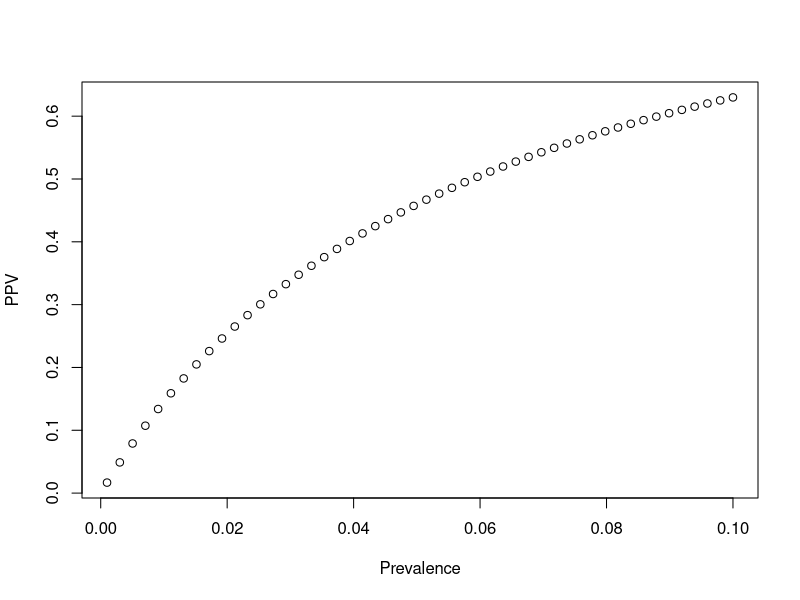
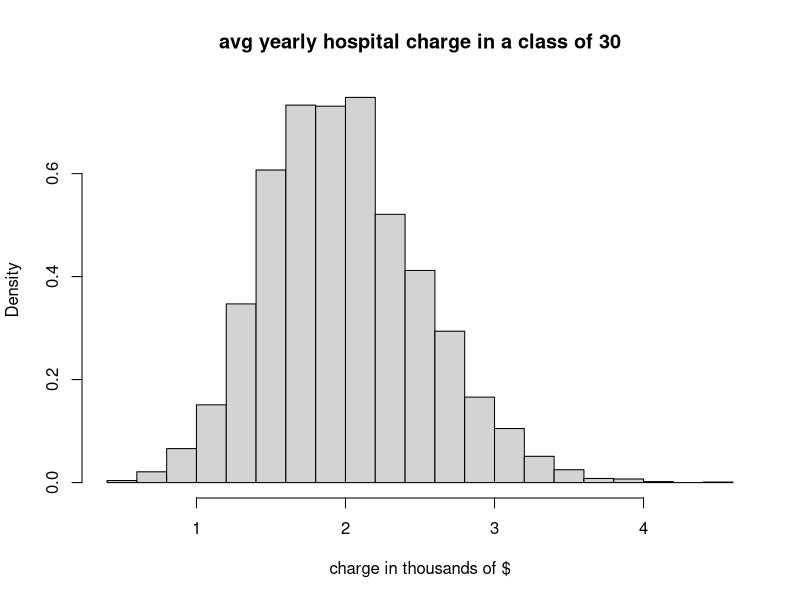
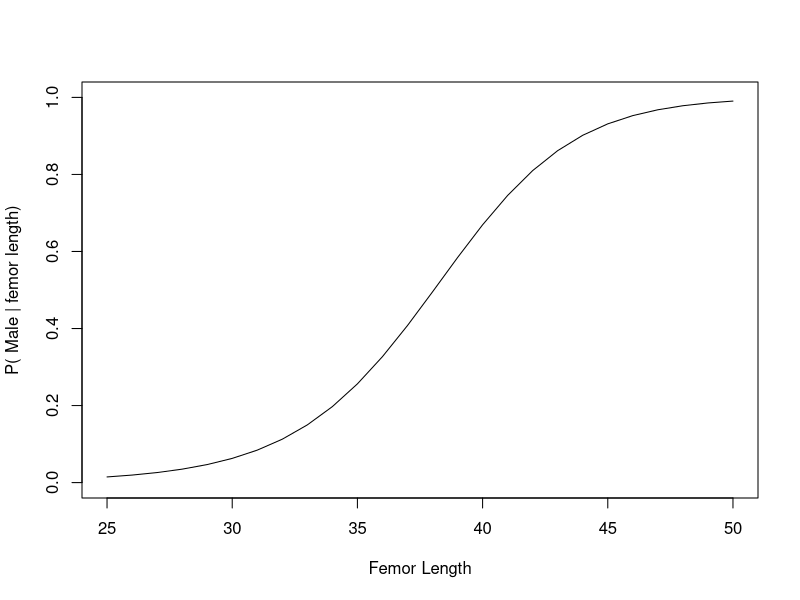
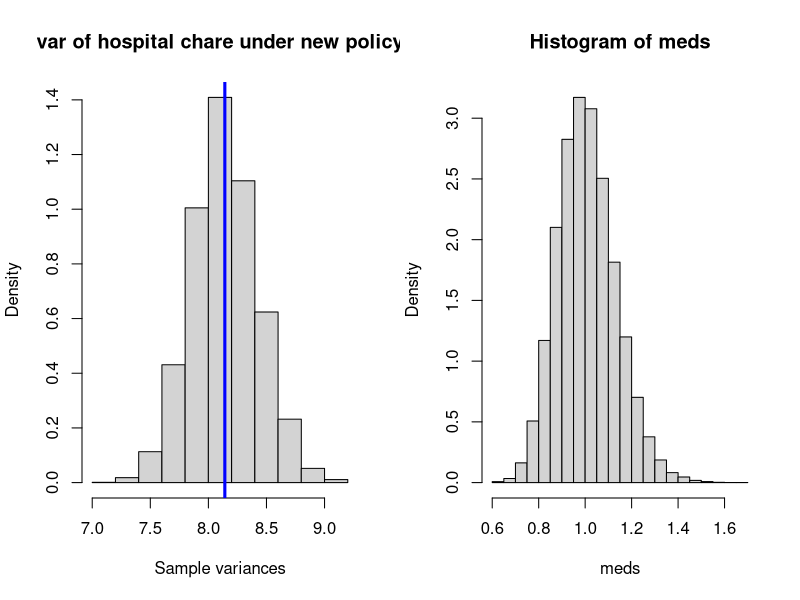
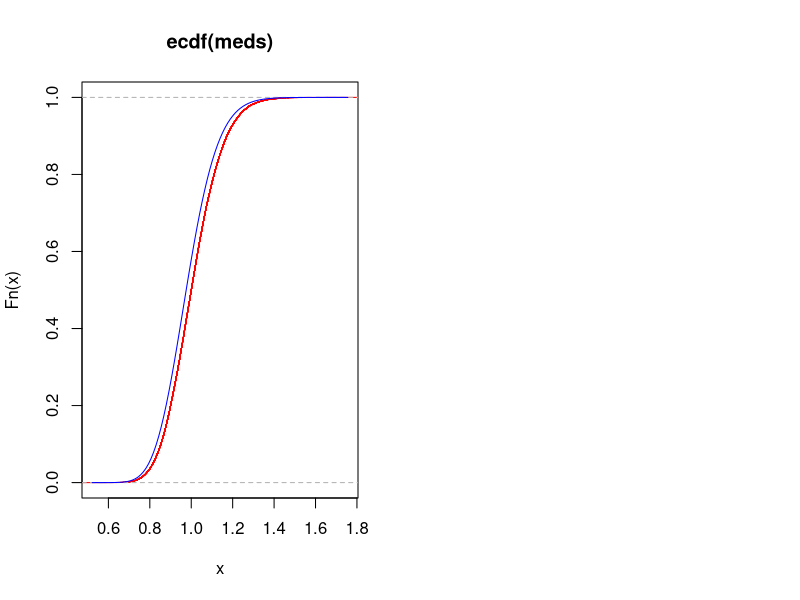

R code for these plots, in order: (Note: this script raises an error after producing the figures.)
## ---- chunk 1
require(magrittr)
require(dplyr)

game <- function(N){
  if(N<3) stop("Must have at least 3 doors")
  prize <- sample(c(rep("goat",N-1),"car"), N)
  guess <- sample(1:N,1)
  game <- data.frame(door = 1:N, prize = prize, stringsAsFactors = FALSE) %>% 
    mutate(first_guess = case_when(
      door == guess ~ 1
      , TRUE ~ 0
    )) %>% 
    mutate(potential_reveal = case_when(
        first_guess == 1 ~ 0
      , prize == "car" ~ 0
      , TRUE ~ 1
    )) %>% 
    mutate(reveal = 1*(rank(potential_reveal, ties.method = "random") == 3)) %>% 
    mutate(potential_switch = case_when(
      first_guess == 1 ~ 0
      , reveal == 1 ~ 0
      , TRUE ~ 1
    )) %>% 
    mutate(switch = 1*(rank(potential_switch, ties.method = "random") == 3))
  c(game$prize[game$first_guess == 1], game$prize[game$switch == 1])
}
## ---- chunk 2
stay_win <- NA
N <- 4
for (i in 1:3000) {
  if (game(N)[1] == "car") {
    stay_win[i] <- 1 
  }
  else {
    stay_win[i] <- 0
  }
}

switch_win <- NA
N <- 4
for (i in 1:3000) {
  if (game(N)[2] == "car") {
    switch_win[i] <- 1 
  }
  else {
    switch_win[i] <- 0
  }
}

print(paste0("the probability of winning car with strategy 1:  ",round(mean(stay_win),5)))
print("This makes sence the probability of winning with strategy 1 should be 1/4 because in order to win with strategy 1 you need to pick right on the first guess - where you have a 25% chance given 4 doors.")
print(paste0("the probability of winning car with strategy 2:  ",round(mean(switch_win),5)))
## ---- chunk 3
print(paste0("the probability of winning car with at least one of the strategies is:  ",(round(mean(stay_win),5) + round(mean(switch_win),5))))
print("Because the strategies are mutually exclusive the prob that at least one will win a car is just the addition of the two probabilities.")
## ---- chunk 4
perc <- (stay_win+switch_win) %>% t.test(conf.level = 0.99)
lower_bound <- perc$conf.int[1]
upper_bound <- perc$conf.int[2]
print(paste0("The confidence interval at 99% confidence is between:  ",(round(lower_bound,5)), " and ", (round(upper_bound,5))))
## ---- chunk 5
# negative predictive value = P(T-D-) / (P(T-D-) + P(T-D+))
p_tn_dn = 0.94905
p_tn_dp = 0.00015
neg_pred_val = p_tn_dn / (p_tn_dn + p_tn_dp)
print(paste0("the negative predictive value is:  ",
             round(neg_pred_val,5)))
## ---- chunk 6
# positive predictive value = P(T+D+) / (P(T+D+) + P(T+D-))
# prevalence <- sequence(0.001, 0.1, length = 50)
prevalence <- seq(0.001, 0.1, length.out = 50)
p_tp_dp <- 0.85*prevalence
p_tn_dp <- 0.001 - p_tp_dp
p_tn_dn <- 0.999*0.95
p_tp_dn <- 0.999 - p_tn_dn
ppv <- (p_tp_dp) / (p_tp_dp + p_tp_dn)
plot(prevalence, ppv, xlab = "Prevalence", ylab = "PPV")
## ---- chunk 7
hospital_charges <- function(N){
  group <- rbinom(N, 1, 0.5)
  charges <- 0*group + rgamma(N, shape = 2, scale = 2)*(1-group)
  charges
}
## ---- chunk 8
nindith_percentile <- quantile(hospital_charges(10000000), 0.9)
print(paste0("the 90th percentile of yearly hospital charges will be :  ",
             round(nindith_percentile,5), " (thousands of $)"))
## ---- chunk 9
R <- 5000
out <- rep(NA, R)
for(i in 1:R){
  out[i] <- mean(hospital_charges(30))
}
hist(out, main = "avg yearly hospital charge in a class of 30", freq = FALSE, xlab = "charge in thousands of $")
## ---- chunk 10
R <- 50000
not_pass <- rep(NA, R)
for(i in 1:R){
  if (sort(hospital_charges(30))[10] == 0)
    not_pass[i] = 0
  else 
    not_pass[i] = 1
}
prob_less <- mean(not_pass)
print(paste0("prob of a class with less than 10 students with zero yearly hospital charges: ", prob_less))
## ---- chunk 11
prob_pers_bet <- pnorm(104,80,15) - pnorm(70,80,15)
print(paste0("prob a random person lies between 70 and 104 mmHg is: ", prob_pers_bet))
## ---- chunk 12
# (P(FL = 40 | sex = m)P(M)) / (P(FL=40 | sex = m)(P(m)) + p(FL = 40 | sex = f)(P(f)))   )
prob_37_male <- dnorm(37, mean= 40, sd= 3.4)
prob_37_female <- dnorm(37, mean= 36, sd= 3.3)
prob_was_male <- prob_37_male*0.5 / ((prob_37_male*0.5)+(prob_37_female*0.5))

print(paste0("probability that 40cm femur was from male : ",
             prob_was_male))
## ---- chunk 13
femor_length <- 25:50
prob_fem_male <- dnorm(femor_length, mean= 40, sd= 3.4)
prob_fem_female <- dnorm(femor_length, mean= 36, sd= 3.3)
prob_male <- prob_fem_male*0.5 / ((prob_fem_male*0.5)+(prob_fem_female*0.5))
plot.new()
plot.window(xlim = c(25,50), ylim = c(0,1))
lines(femor_length, prob_male)
axis(1)
axis(2)
box()
title(xlab = "Femor Length", ylab = "P( Male | femor length)")
## ---- chunk 14
hospital_charges <- function(N){
  group <- rbinom(N, 1, 0.5)
  charges <- 0*group + rgamma(N, shape = 2, scale = 2)*(1-group)
  charges
}
## ---- chunk 15
exp_val <- mean(hospital_charges(1000000))
print(paste0("expected value of yearly hospital charges is : ",
             round(exp_val,5)))
## ---- chunk 16
out <- hospital_charges(1000000)
for (i in 1:1000000){
  if (out[i] > 10) {
    out[i] = 10}
  else {
    out[i] = out[i]}
}
max(out) # sanity check
exp_val2 <- mean(out)
print(paste0("the new expected value of hospital charges is : ",
             round(exp_val2,5)))
## ---- chunk 17
M <- 5000
out <- hospital_charges(5000)
out2 <- rep(NA, M)
for(i in 1:M){
  out2[i] <- sample(out, replace = TRUE) %>% var
}

obs_var <- var(out)
par(mfrow = c(1,2))
hist(out2, freq = FALSE, main = "var of hospital chare under new policy", xlab = "Sample variances")
abline(v = obs_var, col = "blue", lwd = 3)
## ---- chunk 18
meds <- NA
for (i in seq(1,50000)){
  qwe<-rlnorm(101,0, 1)
  meds[i] <- median(qwe)
}
hist(meds,freq = F)
## ---- chunk 19
Fk <- function(x,k,n){
  pbinom(k-1, n, plnorm(x), lower.tail = FALSE)
}
in_c <- ecdf(meds)
plot(in_c,col='red')
curve(Fk(x, 50, 101), add = TRUE, col = "blue")
## ---- chunk 20
R <- 50000
set.seed(45)
data <- rlnorm(101,0,1)

sampdist <- rep(NA, R)
for(i in 1:R){
  b <- sample(data, length(data), replace = TRUE)
  sampdist[i] <- median(b)
}

med_dist = quantile(sampdist, 0.975) - quantile(sampdist, 0.025)

R <- 50000
set.seed(45)
data <- rlnorm(101,0,1)
sampdist25 <- rep(NA, R)
for(i in 1:R){
  b <- sample(data, length(data), replace = TRUE)
  sampdist25[i] <- quantile(b, 0.25)
}

twentfive_dist = quantile(sampdist25, 0.975) - quantile(sampdist25, 0.025)

R <- 50000
set.seed(45)
data <- rlnorm(101,0,1)
sampdist75 <- rep(NA, R)
for(i in 1:R){
  b <- sample(data, length(data), replace = TRUE)
  sampdist75[i] <- quantile(b, 0.75)
}
sevenfive_dist = quantile(sampdist75, 0.975) - quantile(sampdist75, 0.025)

print(paste0("at 25th quantilte :", twentfive_dist))
print(paste0("at 50th quantilte :", med_dist))
print(paste0("at 75th quantilte :", sevenfive_dist))
## ---- chunk 21
Hmisc::getHdata(nhgh)
d1 <- nhgh[1:500,]
## ---- chunk 22
ht_male_ab18 <- d1 %>%
  filter(sex=="male") %>% 
  filter(age > 18) %>% 
  select(ht)

dat.mean<- mean(ht_male_ab18$ht)
dat.sd <- sd(ht_male_ab18$ht)
data.len<-length(ht_male_ab18$ht)
hist(rnorm(data.len,dat.mean,dat.sd),freq = F)
curve(dnorm(x,dat.mean,dat.sd),add=T,from=0,to=200)
## ---- chunk 23
bmi_female_ab18 <- d1 %>%
  filter(sex=="female") %>% 
  filter(age > 18) %>% 
  select(wt)
xbar <- mean(bmi_female_ab18$wt)
s2 <- var(bmi_female_ab18$wt)
shape <- (xbar^2) / s2
scale <- s2/xbar
Fbmi <- function(x){
  pgamma(x,shape = shape,scale = scale)
}             
# Cumalitive Density function 
plot(ecdf(bmi_female_ab18$wt))
curve(Fbmi(x),add = T, col='blue')
# Prob Density 
# est density func
fwt <- function(x){
  dgamma(x,shape = shape,scale = scale)
}   
hist(bmi_female_ab18$wt,freq = F)
curve(fwt(x),add=T,col='blue')
## ---- chunk 24
Hmisc::getHdata(nhgh)
d1 <- nhgh[1:500,]

scr_data <- d1 %>%
  select(age,SCr)%>%
  filter(age>18)
scr_data <- na.omit(scr_data)
ecdfstar <- function(t, data, smooth){
  outer(t, data, function(a,b){ pnorm(a, b, smooth)}) %>% rowMeans
}
# just checking all is good here 
# density plot is below
plot(ecdf(scr_data$SCr), main = "")
curve(ecdfstar(x, scr_data$SCr, smooth = 0), add = TRUE, lwd = 3, col = "blue")
sample.dist <- NA
    ecdfstar <- function(t, data, smooth=0){
    outer(t, data, function(a,b){ pnorm(a, b, smooth)}) %>% rowMeans
    }
    
    tbl <- data.frame(
    x = seq(min(scr_data$SCr)-sd(scr_data$SCr),max(scr_data$SCr) + sd(scr_data$SCr),by = 0.01)
)
    
tbl$p <- ecdfstar(tbl$x, scr_data$SCr, smooth=1)
tbl <- tbl[!duplicated(tbl$p),]
qkde <- function(ps, tbl){
  rows <- cut(ps, tbl$p, labels = FALSE)
  tbl[rows, "x"]
}

# this is my density plot
ps<-runif(1000)
Y<-na.omit(qkde(ps,tbl))
hist(scr_data$SCr,freq = F, ylim = c(0, 2), breaks = 60)
lines(density(scr_data$SCr,
        adjust= 1.5,kernel = 'gaussian'), col = "blue")
## ---- chunk 25
bwt <- MASS::birthwt
## ---- chunk 26
R <- 100000
means <- rep(NA, R)
data <- bwt %>% filter(smoke == 1)
for(i in 1:R){
  s <- sample(data$bwt, length(data$bwt), replace = TRUE)
  means[i] <- mean(s, na.rm = TRUE)
}
alpha <- 0.05
lower_bound <- means %>% quantile(alpha/2)
upper_bound <- means %>% quantile(1-alpha/2)

print(paste0("The 95% confidence interval for mean birthweight of infants from smoking mothers is between: ",
             round(lower_bound,5), " and ", round(upper_bound,5)))
## ---- chunk 27
data <- bwt %>% filter(smoke == 1)
cent_lim_t <- t.test(data$bwt) 
lower_bound <- cent_lim_t$conf.int[1]
upper_bound <- cent_lim_t$conf.int[2]
print(paste0("The 95% confidence interval for mean birthweight of infants from smoking mothers is between: ",
             round(lower_bound,5), " and ", round(upper_bound,5)))
## ---- chunk 28
# using simulation / bootstrapping
data(birthwt, package = "MASS")
R <- 100000
means <- rep(NA, R)
yes_smoke <- birthwt %>% filter(smoke == 1)
non_smoke <- birthwt %>% filter(smoke == 0)
for(i in 1:R){
  s_smoke <- sample(yes_smoke$bwt, length(yes_smoke$bwt), replace = TRUE)
  s_non <- sample(non_smoke$bwt, length(non_smoke$bwt), replace = TRUE)
  means[i] <- mean(s_smoke, na.rm = TRUE) / mean(s_non, na.rm = TRUE)
}
alpha <- 0.05
lower_bound <- means %>% quantile(alpha/2)
upper_bound <- means %>% quantile(1-alpha/2)
print(paste0("The 95% confidence interval for ratio of birthrate of smoking mother to non-smoking is from : ",
             round(lower_bound,5), " and ", round(upper_bound,5)))
## ---- chunk 29
# study 1 
prop.test(c(30,35), c(70,65))
# Ho: risk of complication_open = risk of complication_lap
# Ha: risk of complication_open != risk of complication_lap
# we fail to reject Ho - inconclusive
# the p-value is 0.2694 which means that we would reject Ho IF we used a confidence interval of (1 - 0.2694) instead of the current 0.95 ci


# study 2
prop.test(c(600,619), c(1400,1381))
# Ho: risk of complication_open = risk of complication_lap
# Ha: risk of complication_open != risk of complication_lap
# we fail to reject Ho - inconclusive
# the p-value is 0.3143 which means that we would reject Ho IF we used a confidence interval of (1 - 0.3143) instead of the current 0.95 ci
## ---- chunk 30
# study 1 
prop.test(c(30,35), c(70,65))
# inconclusive - because the confidence interval (-0.29 to 0.072) stradels the equivalence threshold (-0.06 to 0.06)

# study 2
prop.test(c(600,619), c(1400,1381))
# can conclude a conclusive similarity ibecause the confidence interval (-0.056 to 0.017) falls within the equivalence threshold (-0.06 to 0.06)
## ---- chunk 31
prop.test(c(600+30,619+35), c(1400+70,1381+65))
# since the confidence interval is from (-0.06042552 to  0.01300407) an equivalence threshold of (6.05) percentage points would be the smallest threshold to identify a conclusive similarity between the surgical approaches
## ---- chunk 32
library(ggplot2)
Hmisc::getHdata(nhgh)
lower_bound <- (cor.test(nhgh$arml, nhgh$armc))$conf.int[1]
upper_bound <- (cor.test(nhgh$arml, nhgh$armc))$conf.int[2]

print(paste0("The 95% confidence interval of the correlation between arm circumferance and arm length is  : ",
             round(lower_bound,5), " and ", round(upper_bound,5)))

ggplot(nhgh) + 
  aes(x = arml, y = armc) +
  geom_point(col = "#00000050") +
  geom_smooth()

print("this is reasonable as arm length and arm size/circumference are surely related! longer arms are thicker - just to be sure you can see that to be true in the scatter plot above showing the relationship between the variables")
